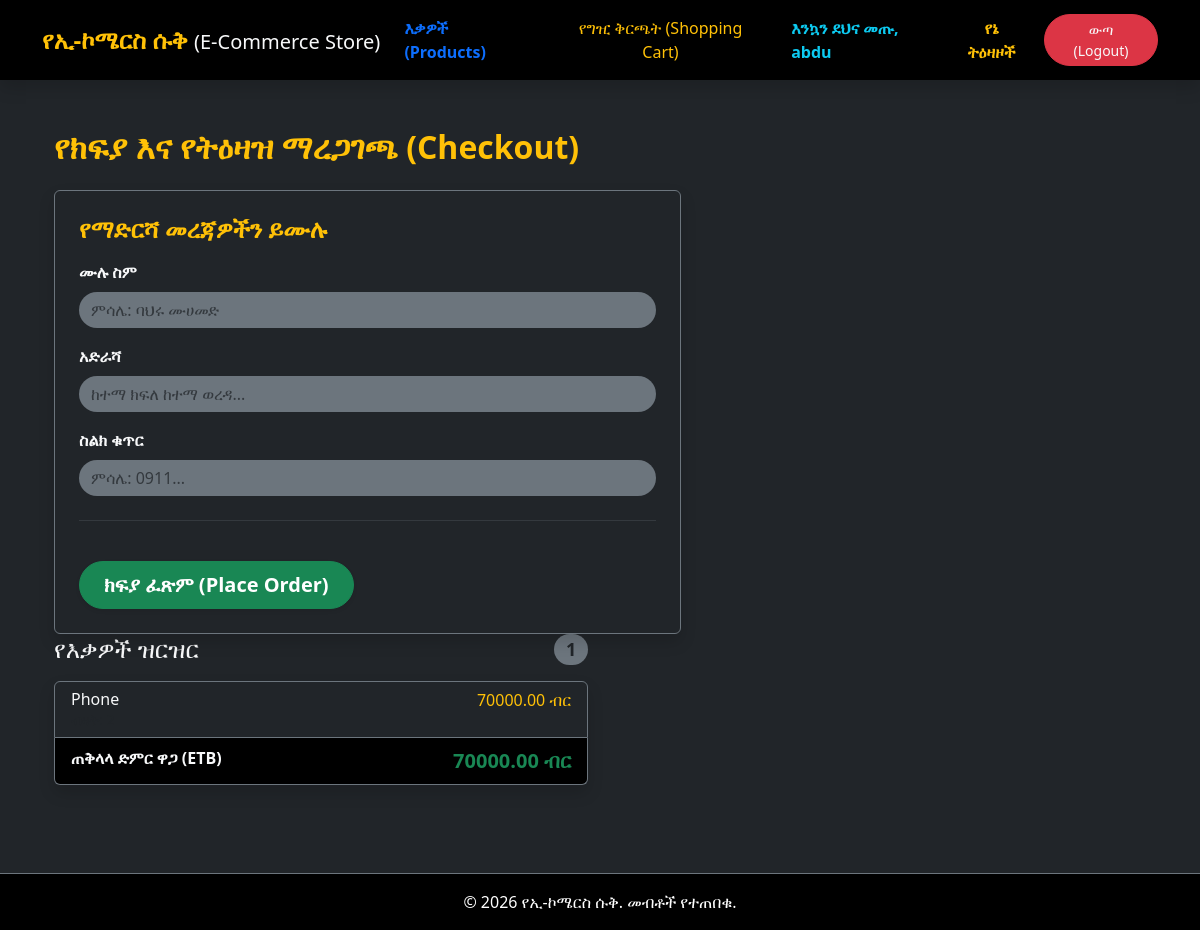
The app's page /checkout/ (signed in), older data.
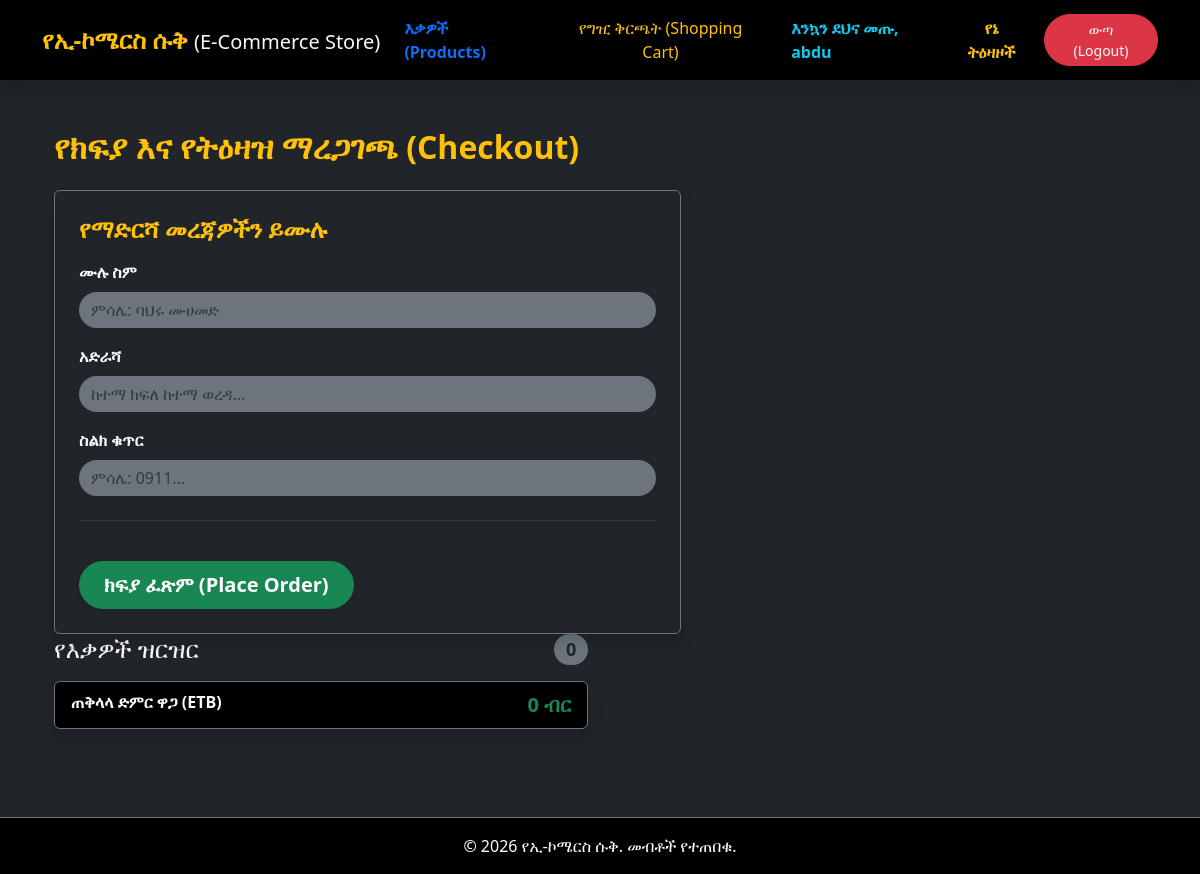
The same page, newer data.
### store/models.py (models this page shows, shortened)
class Cart(models.Model):
    user = models.OneToOneField(User, on_delete=models.CASCADE)
    created_at = models.DateTimeField(auto_now_add=True)
    def get_total_price(self):
        return sum(item.get_cost() for item in self.items.all())

class CartItem(models.Model):
    cart = models.ForeignKey(Cart, related_name='items', on_delete=models.CASCADE)
    product = models.ForeignKey(Product, on_delete=models.CASCADE)
    quantity = models.PositiveIntegerField(default=1)
    def get_cost(self):
        return self.quantity * self.product.price

class Product(models.Model):
    category = models.ForeignKey(Category, on_delete=models.CASCADE, null=True ,blank=True)
    name = models.CharField(max_length=100)
    description = models.TextField()
    price = models.DecimalField(max_digits=10, decimal_places=2)
    stock = models.PositiveIntegerField()
    image = models.ImageField(upload_to='products/', null=True, blank=True)
    created_at = models.DateTimeField(auto_now_add=True)
    updated_at = models.DateTimeField(auto_now=True)

### store/views.py (the view, shortened to what this page needs)
# urls.py: path('checkout/', views.checkout, name='checkout'),
@login_required
def checkout(request):
    cart = Cart.objects.get(user=request.user)
    return render(request, 'store/checkout.html', {'cart': cart})

### store/templates/store/checkout.html (shortened to what this page needs)
{% extends 'store/base.html' %}
{% block content %}
<div class="container my-5">
    <h2 class="mb-4 text-warning fw-bold">የክፍያ እና የትዕዛዝ ማረጋገጫ (Checkout)</h2>
    <div class="row">
        <div class="col-md-6 order-md-2 mb-4">
            <h4 class="d-flex justify-content-between align-items-center mb-3 text-light">
                <span>የእቃዎች ዝርዝር</span>
                <span class="badge bg-secondary text-dark rounded-pill">{{ cart.items.count }}</span>
            </h4>
            <ul class="list-group mb-3 shadow">
                {% for item in cart.items.all %}
                    <li class="list-group-item d-flex justify-content-between lh-sm bg-dark text-light border-secondary">
                        <div>
                            <h6 class="my-0">{{ item.product.name }}</h6>
                            <small class="text-muted">ብዛት: {{ item.quantity }}</small>
                        </div>
                        <span class="text-warning">{{ item.get_cost }} ብር</span>
                    </li>
                {% endfor %}
                <li class="list-group-item d-flex justify-content-between bg-black text-light border-secondary">
                    <span class="fw-bold"> ጠቅላላ ድምር ዋጋ (ETB)</span>
                    <strong class="text-success fs-5">{{ cart.get_total_price }} ብር</strong>
                </li>
            </ul>
        </div>
        <div class="col-md-7 order-md-1">
            <div class="card bg-dark text-light shadow border-secondary p-4">
                <h4 class="mb-3 text-warning fw-bold">የማድርሻ መረጃዎችን ይሙሉ</h4>
                <form method="POST" action="{% url 'checkout' %}">
                    <div class="mb-3">
                        <label for="full_name" class="form-label fw-bold">ሙሉ ስም</label>
                        <input type="text" class="form-control bg-secondary  text-light border-0 rounded-pill" id="full_name" name="full_name" placeholder="ምሳሌ: ባህሩ ሙሀመድ " required>
                    </div>
                    <div class="mb-3">
                        <label for="address" class="form-label fw-bold">አድራሻ</label>
                        <input type="text" class="form-control bg-secondary  text-light border-0 rounded-pill" id="address" name="address" placeholder="ከተማ ክፍለ ከተማ ወረዳ..." required>
                    </div>
                    <div class="mb-3">
                        <label for="phone_number" class="form-label fw-bold">ስልክ ቁጥር</label>
                        <input type="text" class="form-control bg-secondary  text-light border-0 rounded-pill" id="phone_number" name="phone_number" placeholder="ምሳሌ: 0911..." required>
                    </div>
                    <hr class="my-4 border-secondary">
                    <button type="submit" class="btn btn-success btn-lg rounded-pill px-4 fw-bold mt-3 shadow-sm">ክፍያ ፈጽም (Place Order)</button>
                </form>
            </div>
       </div>
    </div>
</div>
{% endblock content %}

Row changes from the older to the newer data that the page shows:
removed CartItem: product.name "Phone", get_cost "70000.00"
computed for Cart: items.count "1" → "0"; get_total_price "70000.00" → "0"
